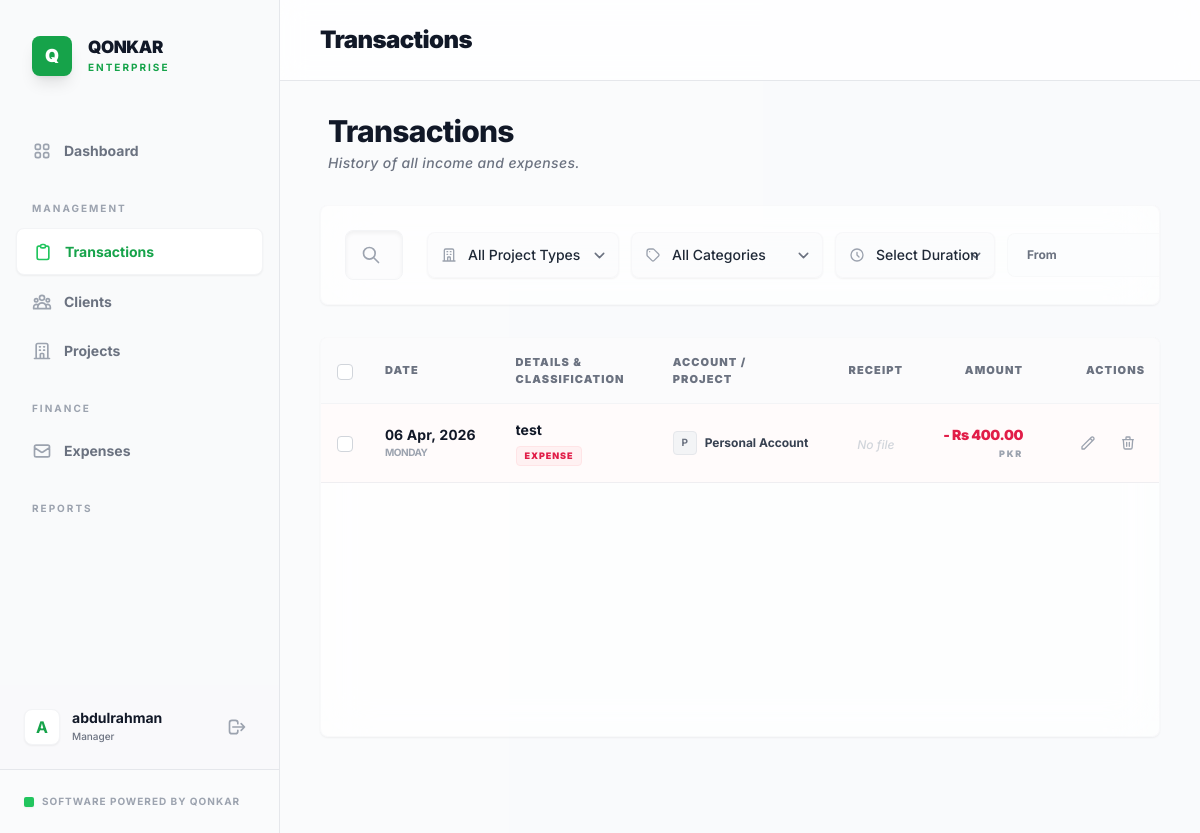
Before: /core/transactions/ (signed in) with the older database file.
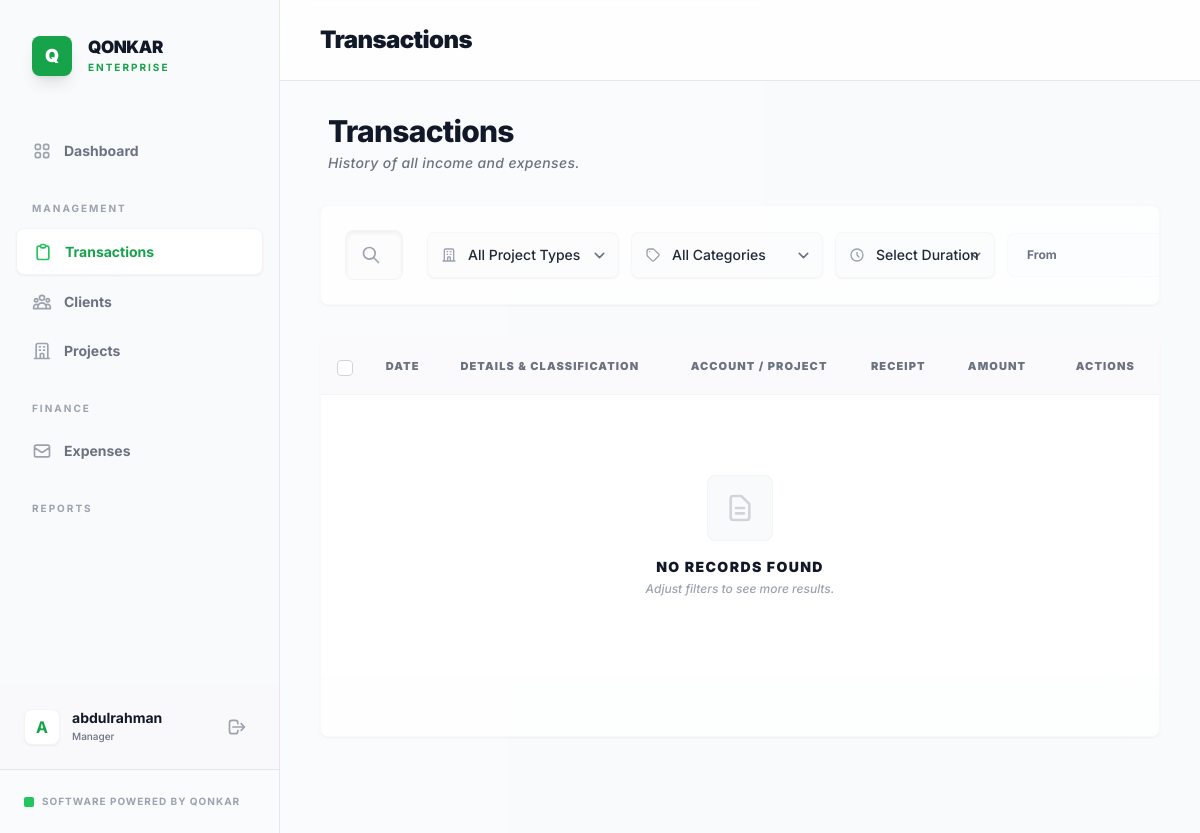
After: the same page with the newer database file.
### core/models.py (models this page shows, shortened)
class Transaction(models.Model):
    date = models.DateField()
    description = models.CharField(max_length=500)
    reference = models.CharField(max_length=100, blank=True, help_text="e.g. Invoice #, Transfer ID")
    project = models.ForeignKey(Project, on_delete=models.SET_NULL, null=True, blank=True, related_name='transactions')
    receipt = models.FileField(upload_to='receipts/%Y/%m/%d/', null=True, blank=True)
    custom_fields = models.JSONField(blank=True, default=dict)
    currency = models.ForeignKey(Currency, on_delete=models.PROTECT, related_name='transactions', null=True)
    created_at = models.DateTimeField(auto_now_add=True)
    created_by = models.ForeignKey(settings.AUTH_USER_MODEL, on_delete=models.SET_NULL, null=True)
    def get_type_display(self):
        has_revenue = self.entries.filter(account__account_type=AccountType.REVENUE).exists()
        has_expense = self.entries.filter(account__account_type=AccountType.EXPENSE).exists()
        if has_revenue: return "Income"
        if has_expense: return "Expense"
        return "Transfer"
    def get_category_name(self):
        category_entry = self.entries.filter(
            account__account_type__in=[AccountType.REVENUE, AccountType.EXPENSE, AccountType.EQUITY]
        ).first()
        return category_entry.account.name if category_entry else "General"
    def get_bank_account_name(self):
        bank_entry = self.entries.filter(
            account__account_type=AccountType.ASSET,
            account__bank_detail__isnull=False
        ).first()
        return bank_entry.account.bank_detail.bank_name if bank_entry else "N/A"
    def get_total_amount(self):
        entry = self.entries.filter(
            account__account_type__in=[AccountType.REVENUE, AccountType.EXPENSE, AccountType.EQUITY]
        ).first()
        if not entry:
            entry = self.entries.first()
        return entry.amount if entry else Decimal('0.00')
    def get_currency_symbol(self):
        if self.currency:
            return self.currency.symbol
        return "Rs"

class LedgerEntry(models.Model):
    DR = 'DR'
    CR = 'CR'
    ENTRY_TYPE_CHOICES = [(DR, 'Debit'), (CR, 'Credit')]
    transaction = models.ForeignKey(Transaction, on_delete=models.CASCADE, related_name='entries')
    account = models.ForeignKey(Account, on_delete=models.PROTECT, related_name='ledger_entries')
    entry_type = models.CharField(max_length=2, choices=ENTRY_TYPE_CHOICES)
    amount = models.DecimalField(max_digits=19, decimal_places=4)
    exchange_rate = models.DecimalField(max_digits=10, decimal_places=6, default=Decimal('1.000000'), help_text="Rate to base currency")
    objects = LedgerEntryManager()

class Account(models.Model):
    name = models.CharField(max_length=255)
    account_type = models.CharField(max_length=20, choices=AccountType.choices)
    currency = models.ForeignKey(Currency, on_delete=models.PROTECT)
    is_active = models.BooleanField(default=True)
    def __str__(self):
        return self.name

class BankAccount(models.Model):
    ledger_account = models.OneToOneField(Account, on_delete=models.PROTECT, related_name='bank_detail')
    bank_name = models.CharField(max_length=255)
    account_number = models.CharField(max_length=100, blank=True)
    is_active = models.BooleanField(default=True)
    objects = BankAccountManager()

class Currency(models.Model):
    code = models.CharField(max_length=3, unique=True, help_text="e.g. USD, EUR, GBP")
    name = models.CharField(max_length=50)
    symbol = models.CharField(max_length=5)
    is_base = models.BooleanField(default=False, help_text="Is this the default company currency?")
    rate_to_pkr = models.DecimalField(max_digits=18, decimal_places=6, default=Decimal('1.000000'), help_text="Exchange rate to PKR")
    last_updated = models.DateTimeField(null=True, blank=True)
    class Meta:
        verbose_name_plural = "Currencies"

### core/views.py (the view)
# urls.py: path('transactions/', views.transaction_list_view, name='transaction_list'),
@login_required
def transaction_list_view(request):
    if not request.user.is_superuser:
        perm = request.user.permissions
        if not (perm.can_manage_income or perm.can_manage_expense):
            return HttpResponseForbidden("You do not have permission to access the Transactions page.")
    txn_list = Transaction.objects.all().prefetch_related('entries__account', 'project', 'entries__account__bank_detail').order_by('-date', '-created_at')
    if not request.user.is_superuser:
        txn_list = txn_list.filter(created_by=request.user)
    txn_filter = TransactionFilter(request.GET, queryset=txn_list)
    paginator = Paginator(txn_filter.qs, 20)  # 20 items per page
    page_number = request.GET.get('page')
    page_obj = paginator.get_page(page_number)
    context = {
        'filter': txn_filter,
        'page_obj': page_obj,
    }
    if request.headers.get('HX-Request'):
        return render(request, 'core/partials/transaction_list.html', context)
    return render(request, 'core/transaction_page.html', context)

### core/models.py (called while the page is built)
    def __str__(self):
        return f"{self.name} ({self.client.name})"

### core/templates/core/transaction_page.html (shortened to what the changed rows need)
{% extends 'core/base.html' %}
{% load widget_tweaks %}
{% block header_title %}
Transactions
{% endblock %}
{% block content %}
<div class="space-y-4 md:space-y-8 animate-in fade-in slide-in-from-bottom-4 duration-700" x-data="{ showMobileFilters: false }">
    <div class="flex flex-col sm:flex-row sm:items-center sm:justify-between px-2">
        <div>
            <h1 class="text-3xl font-extrabold text-gray-900 tracking-tight">Transactions</h1>
        </div>
    </div>
    <div id="transaction-list-container" class="bg-white/70 backdrop-blur-xl rounded-lg shadow-sm border border-gray-100/50 overflow-hidden min-h-[400px]">
        {% include 'core/partials/transaction_list.html' %}
    </div>
</div>
{% endblock %}

### core/templates/core/partials/transaction_list.html (shortened to what the changed rows need)
{% load humanize %}
<div class="overflow-x-auto relative" x-data="{ selectedIds: [] }">
    <form id="bulk-delete-form" hx-post="{% url 'core:transaction_delete_multiple' %}" hx-target="#transaction-list-container">
        <table class="min-w-full border-separate border-spacing-0 md:table block">
            <thead class="hidden md:table-header-group">
                <tr class="bg-gray-50/50">
                    <th scope="col" class="sticky top-0 z-10 border-b border-gray-100 bg-gray-50/50 px-4 py-4 text-left">
                        <input type="checkbox" class="rounded border-gray-300 text-brand-600 focus:ring-brand-500 w-4 h-4 cursor-pointer" @change="
                               $event.target.checked
                               ? selectedIds = Array.from(new Set(Array.from(document.querySelectorAll('.txn-checkbox')).map(cb => cb.value)))
                               : selectedIds = []
                           ">
                    </th>
                    <th scope="col" class="sticky top-0 z-10 border-b border-gray-100 bg-gray-50/50 px-4 py-4 text-left text-[11px] font-black text-gray-500 uppercase tracking-widest">Date</th>
                    <th scope="col" class="sticky top-0 z-10 border-b border-gray-100 bg-gray-50/50 px-6 py-4 text-left text-[11px] font-black text-gray-500 uppercase tracking-widest">Details & Classification</th>
                    <th scope="col" class="sticky top-0 z-10 border-b border-gray-100 bg-gray-50/50 px-6 py-4 text-left text-[11px] font-black text-gray-500 uppercase tracking-widest">Account / Project</th>
                    <th scope="col" class="sticky top-0 z-10 border-b border-gray-100 bg-gray-50/50 px-4 py-4 text-center text-[11px] font-black text-gray-500 uppercase tracking-widest">Receipt</th>
                    <th scope="col" class="sticky top-0 z-10 border-b border-gray-100 bg-gray-50/50 px-6 py-4 text-right text-[11px] font-black text-gray-500 uppercase tracking-widest">Amount</th>
                    <th scope="col" class="sticky top-0 z-10 border-b border-gray-100 bg-gray-50/50 px-6 py-4 text-right text-[11px] font-black text-gray-500 uppercase tracking-widest">Actions</th>
                </tr>
            </thead>
            <tbody class="bg-white divide-y divide-gray-200/80 md:table-row-group flex flex-col">
                {% for txn in page_obj %}
                <tr class="group hidden md:table-row transition-all duration-200" id="txn-row-{{ txn.pk }}" :class="selectedIds.includes('{{ txn.pk }}') ? 'bg-brand-50/40' : '{% if txn.get_type_display == 'Income' %}bg-emerald-50/30 hover:bg-emerald-50/50{% else %}bg-rose-50/30 hover:bg-rose-50/50{% endif %}'">
                    <td class="px-4 py-4 whitespace-nowrap border-b border-gray-200/60">
                        <input type="checkbox" name="transaction_ids" value="{{ txn.pk }}" class="txn-checkbox rounded border-gray-300 text-brand-600 focus:ring-brand-500 w-4 h-4 cursor-pointer transition-colors" x-model="selectedIds">
                    </td>
                    <td class="px-4 py-4 whitespace-nowrap border-b border-gray-200/60">
                        <div class="flex flex-col">
                            <span class="text-sm font-bold text-gray-900 tabular-nums">{{ txn.date|date:"d M, Y" }}</span>
                            <span class="text-[10px] font-bold text-gray-400 uppercase tracking-tighter">{{ txn.date|date:"l" }}</span>
                        </div>
                    </td>
                    <td class="px-6 py-4 border-b border-gray-200/60">
                        <div class="flex flex-col max-w-xs md:max-w-md">
                            <span class="text-sm font-bold text-gray-900 group-hover:text-brand-600 transition-colors truncate" title="{{ txn.description }}">{{ txn.description }}</span>
                            <div class="mt-1.5 flex items-center gap-2">
                                <span class="inline-flex items-center px-2 py-0.5 rounded text-[9px] font-black tracking-widest uppercase border {% if txn.get_type_display == 'Income' %}bg-emerald-50 text-emerald-600 border-emerald-100{% elif txn.get_type_display == 'Expense' %}bg-rose-50 text-rose-600 border-rose-100{% else %}bg-blue-50 text-blue-600 border-blue-100{% endif %}">
                                    {{ txn.get_category_name }}
                                </span>
                            </div>
                        </div>
                    </td>
                    <td class="px-6 py-4 whitespace-nowrap border-b border-gray-200/60">
                        <div class="flex flex-col">
                            <div class="flex items-center gap-2">
                                <div class="h-6 w-6 rounded bg-gray-100 border border-gray-200 flex items-center justify-center text-[10px] text-gray-500 font-bold group-hover:bg-white group-hover:border-brand-200 transition-colors">
                                    {{ txn.get_bank_account_name|first|upper }}
                                </div>
                                <span class="text-xs font-bold text-gray-700">{{ txn.get_bank_account_name }}</span>
                            </div>
                        </div>
                    </td>
                    <td class="px-4 py-4 whitespace-nowrap text-center border-b border-gray-200/60">
                        {% if txn.receipt %}
                        <a href="{{ txn.receipt.url }}" target="_blank" class="inline-flex p-2 bg-white/80 text-gray-400 hover:bg-emerald-50 hover:text-emerald-600 rounded-lg border border-gray-100 hover:border-emerald-100 transition-all active:scale-95" title="View Proof">
                            <svg class="h-4 w-4" fill="none" viewBox="0 0 24 24" stroke="currentColor">
                                <path stroke-linecap="round" stroke-linejoin="round" stroke-width="2" d="M9 12h6m-6 4h6m2 5H7a2 2 0 01-2-2V5a2 2 0 012-2h5.586a1 1 0 01.707.293l5.414 5.414a1 1 0 01.293.707V19a2 2 0 01-2 2z" />
                            </svg>
                        </a>
                        {% else %}
                        <span class="text-xs text-gray-300 font-medium italic">No file</span>
                        {% endif %}
                    </td>
                    <td class="px-6 py-4 whitespace-nowrap text-right border-b border-gray-200/60">
                        <div class="flex flex-col items-end">
                            <span class="text-sm font-black tracking-tight
                            {% if txn.get_type_display == 'Income' %}text-emerald-600{% elif txn.get_type_display == 'Expense' %}text-rose-600{% else %}text-gray-900{% endif %}">
                                {% if txn.get_type_display == 'Income' %}+{% elif txn.get_type_display == 'Expense' %}-{% endif %}
                                {{ txn.get_currency_symbol }} {{ txn.get_total_amount|floatformat:2|intcomma }}
                            </span>
                            <span class="text-[9px] font-black text-gray-400 uppercase tracking-[0.2em] mt-0.5">{{ txn.currency.code }}</span>
                        </div>
                    </td>
                    <td class="px-6 py-4 whitespace-nowrap text-right border-b border-gray-200/60">
                        <div class="flex items-center justify-end gap-1.5 transition-opacity">
                            {% if user.is_superuser or txn.created_by == user %}
                            <button type="button" hx-get="{% url 'core:transaction_update' txn.pk %}" hx-target="#modal-container" class="p-2 text-gray-400 hover:text-brand-600 hover:bg-white rounded-lg transition-all active:scale-95 border border-transparent hover:border-brand-100" title="Edit Metadata">
                                <svg class="h-4 w-4" fill="none" viewBox="0 0 24 24" stroke="currentColor">
                                    <path stroke-linecap="round" stroke-linejoin="round" stroke-width="2" d="M15.232 5.232l3.536 3.536m-2.036-5.036a2.5 2.5 0 113.536 3.536L6.5 21.036H3v-3.572L16.732 3.732z" />
                                </svg>
                            </button>
                            <button type="button" hx-get="{% url 'core:transaction_confirm_delete' %}?id={{ txn.pk }}" hx-target="#modal-container" class="p-2 text-gray-400 hover:text-rose-500 hover:bg-white rounded-lg transition-all active:scale-95 border border-transparent hover:border-rose-100" title="Delete Transaction">
                                <svg class="h-4 w-4" fill="none" viewBox="0 0 24 24" stroke="currentColor">
                                    <path stroke-linecap="round" stroke-linejoin="round" stroke-width="2" d="M19 7l-.867 12.142A2 2 0 0116.138 21H7.862a2 2 0 01-1.995-1.858L5 7m5 4v6m4-6v6m1-10V4a1 1 0 00-1-1h-4a1 1 0 00-1 1v3M4 7h16" />
                                </svg>
                            </button>
                            {% else %}
                            <span class="text-[10px] font-bold text-gray-300 uppercase tracking-tighter mr-2">Admin Only</span>
                            {% endif %}
                        </div>
                    </td>
                </tr>
                {% empty %}
                <tr>
                    <td colspan="7" class="px-8 py-20 text-center bg-white">
                        <div class="flex flex-col items-center">
                            <div class="p-4 bg-gray-50 rounded-lg border border-gray-100 mb-4">
                                <svg class="h-8 w-8 text-gray-300" fill="none" viewBox="0 0 24 24" stroke="currentColor">
                                    <path stroke-linecap="round" stroke-linejoin="round" stroke-width="2" d="M9 12h6m-6 4h6m2 5H7a2 2 0 01-2-2V5a2 2 0 012-2h5.586a1 1 0 01.707.293l5.414 5.414a1 1 0 01.293.707V19a2 2 0 01-2 2z" />
                                </svg>
                            </div>
                            <h3 class="text-sm font-black text-gray-900 uppercase tracking-widest">No Records Found</h3>
                            <p class="mt-1 text-xs text-gray-400 font-medium italic">Adjust filters to see more results.</p>
                        </div>
                    </td>
                </tr>
                {% endfor %}
            </tbody>
        </table>
    </form>
</div>

Changed rows visible on the page:
removed Transaction: date "06 Apr, 2026", date "MONDAY", description "test", get_category_name "EXPENSE", get_bank_account_name|first "P", get_bank_account_name "Personal Account", receipt "No file", get_currency_symbol "Rs", get_total_amount "400.00", currency.code "PKR"
Other visible differences:
text now shown: "NO RECORDS FOUND Adjust filters to see more results."
